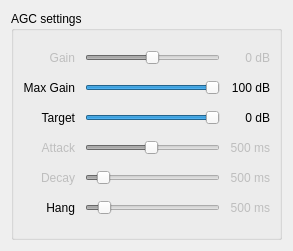
<?xml version="1.0" encoding="UTF-8"?>
<ui version="4.0">
 <class>CAgcOptions</class>
 <widget class="QDialog" name="CAgcOptions">
  <property name="geometry">
   <rect>
    <x>0</x>
    <y>0</y>
    <width>293</width>
    <height>251</height>
   </rect>
  </property>
  <property name="focusPolicy">
   <enum>Qt::StrongFocus</enum>
  </property>
  <property name="windowTitle">
   <string>AGC Settings</string>
  </property>
  <property name="windowIcon">
   <iconset resource="../../resources/icons.qrc">
    <normaloff>:/icons/icons/signal.svg</normaloff>:/icons/icons/signal.svg</iconset>
  </property>
  <layout class="QHBoxLayout" name="horizontalLayout">
   <item>
    <widget class="QGroupBox" name="groupBox">
     <property name="title">
      <string>AGC settings</string>
     </property>
     <layout class="QGridLayout" name="gridLayout">
      <property name="horizontalSpacing">
       <number>10</number>
      </property>
      <property name="verticalSpacing">
       <number>5</number>
      </property>
      <item row="3" column="0">
       <widget class="QLabel" name="targetLevelTitle">
        <property name="text">
         <string>Target</string>
        </property>
        <property name="alignment">
         <set>Qt::AlignRight|Qt::AlignTrailing|Qt::AlignVCenter</set>
        </property>
       </widget>
      </item>
      <item row="3" column="2">
       <widget class="QLabel" name="targetLevelLabel">
        <property name="text">
         <string>0 dB</string>
        </property>
        <property name="alignment">
         <set>Qt::AlignRight|Qt::AlignTrailing|Qt::AlignVCenter</set>
        </property>
       </widget>
      </item>
      <item row="5" column="0">
       <widget class="QLabel" name="decayTitle">
        <property name="enabled">
         <bool>false</bool>
        </property>
        <property name="text">
         <string>Decay</string>
        </property>
        <property name="alignment">
         <set>Qt::AlignRight|Qt::AlignTrailing|Qt::AlignVCenter</set>
        </property>
       </widget>
      </item>
      <item row="0" column="2">
       <widget class="QLabel" name="gainLabel">
        <property name="enabled">
         <bool>false</bool>
        </property>
        <property name="toolTip">
         <string>Manual gain. Used when AGC is switched off</string>
        </property>
        <property name="text">
         <string>0 dB</string>
        </property>
        <property name="alignment">
         <set>Qt::AlignRight|Qt::AlignTrailing|Qt::AlignVCenter</set>
        </property>
       </widget>
      </item>
      <item row="5" column="1">
       <widget class="QSlider" name="decaySlider">
        <property name="enabled">
         <bool>false</bool>
        </property>
        <property name="focusPolicy">
         <enum>Qt::StrongFocus</enum>
        </property>
        <property name="toolTip">
         <string>AGC decay time.  Time to change from min gain to max gain. Smaller gain changes are faster.</string>
        </property>
        <property name="minimum">
         <number>50</number>
        </property>
        <property name="maximum">
         <number>5000</number>
        </property>
        <property name="singleStep">
         <number>10</number>
        </property>
        <property name="pageStep">
         <number>50</number>
        </property>
        <property name="value">
         <number>500</number>
        </property>
        <property name="sliderPosition">
         <number>500</number>
        </property>
        <property name="orientation">
         <enum>Qt::Horizontal</enum>
        </property>
       </widget>
      </item>
      <item row="5" column="2">
       <widget class="QLabel" name="decayLabel">
        <property name="enabled">
         <bool>false</bool>
        </property>
        <property name="text">
         <string>500 ms</string>
        </property>
        <property name="alignment">
         <set>Qt::AlignRight|Qt::AlignTrailing|Qt::AlignVCenter</set>
        </property>
       </widget>
      </item>
      <item row="0" column="1">
       <widget class="QSlider" name="gainSlider">
        <property name="enabled">
         <bool>false</bool>
        </property>
        <property name="focusPolicy">
         <enum>Qt::StrongFocus</enum>
        </property>
        <property name="toolTip">
         <string>Manual gain. Used when AGC is switched off</string>
        </property>
        <property name="minimum">
         <number>-100</number>
        </property>
        <property name="maximum">
         <number>100</number>
        </property>
        <property name="orientation">
         <enum>Qt::Horizontal</enum>
        </property>
       </widget>
      </item>
      <item row="0" column="0">
       <widget class="QLabel" name="gainTitle">
        <property name="enabled">
         <bool>false</bool>
        </property>
        <property name="text">
         <string>Gain</string>
        </property>
        <property name="alignment">
         <set>Qt::AlignRight|Qt::AlignTrailing|Qt::AlignVCenter</set>
        </property>
       </widget>
      </item>
      <item row="6" column="0">
       <widget class="QLabel" name="hangTitle">
        <property name="text">
         <string>Hang</string>
        </property>
        <property name="alignment">
         <set>Qt::AlignRight|Qt::AlignTrailing|Qt::AlignVCenter</set>
        </property>
       </widget>
      </item>
      <item row="3" column="1">
       <widget class="QSlider" name="targetLevelSlider">
        <property name="focusPolicy">
         <enum>Qt::StrongFocus</enum>
        </property>
        <property name="toolTip">
         <string>Target output level.</string>
        </property>
        <property name="minimum">
         <number>-100</number>
        </property>
        <property name="maximum">
         <number>0</number>
        </property>
        <property name="value">
         <number>0</number>
        </property>
        <property name="orientation">
         <enum>Qt::Horizontal</enum>
        </property>
       </widget>
      </item>
      <item row="1" column="0">
       <widget class="QLabel" name="maxGainTitle">
        <property name="enabled">
         <bool>true</bool>
        </property>
        <property name="text">
         <string>Max Gain</string>
        </property>
        <property name="alignment">
         <set>Qt::AlignRight|Qt::AlignTrailing|Qt::AlignVCenter</set>
        </property>
       </widget>
      </item>
      <item row="1" column="1">
       <widget class="QSlider" name="maxGainSlider">
        <property name="enabled">
         <bool>true</bool>
        </property>
        <property name="focusPolicy">
         <enum>Qt::StrongFocus</enum>
        </property>
        <property name="toolTip">
         <string>Maximum automatic gain.</string>
        </property>
        <property name="minimum">
         <number>0</number>
        </property>
        <property name="maximum">
         <number>100</number>
        </property>
        <property name="value">
         <number>100</number>
        </property>
        <property name="orientation">
         <enum>Qt::Horizontal</enum>
        </property>
       </widget>
      </item>
      <item row="1" column="2">
       <widget class="QLabel" name="maxGainLabel">
        <property name="enabled">
         <bool>true</bool>
        </property>
        <property name="toolTip">
         <string>Manual gain. Used when AGC is switched off</string>
        </property>
        <property name="text">
         <string>100 dB</string>
        </property>
        <property name="alignment">
         <set>Qt::AlignRight|Qt::AlignTrailing|Qt::AlignVCenter</set>
        </property>
       </widget>
      </item>
      <item row="4" column="1">
       <widget class="QSlider" name="attackSlider">
        <property name="enabled">
         <bool>false</bool>
        </property>
        <property name="focusPolicy">
         <enum>Qt::StrongFocus</enum>
        </property>
        <property name="toolTip">
         <string>AGC attack time. Time to change from max gain to min gain. Smaller gain changes are faster.</string>
        </property>
        <property name="minimum">
         <number>20</number>
        </property>
        <property name="maximum">
         <number>1000</number>
        </property>
        <property name="singleStep">
         <number>10</number>
        </property>
        <property name="pageStep">
         <number>50</number>
        </property>
        <property name="value">
         <number>500</number>
        </property>
        <property name="sliderPosition">
         <number>500</number>
        </property>
        <property name="orientation">
         <enum>Qt::Horizontal</enum>
        </property>
       </widget>
      </item>
      <item row="4" column="0">
       <widget class="QLabel" name="attackTitle">
        <property name="enabled">
         <bool>false</bool>
        </property>
        <property name="text">
         <string>Attack</string>
        </property>
        <property name="alignment">
         <set>Qt::AlignRight|Qt::AlignTrailing|Qt::AlignVCenter</set>
        </property>
       </widget>
      </item>
      <item row="4" column="2">
       <widget class="QLabel" name="attackLabel">
        <property name="enabled">
         <bool>false</bool>
        </property>
        <property name="text">
         <string>500 ms</string>
        </property>
        <property name="alignment">
         <set>Qt::AlignRight|Qt::AlignTrailing|Qt::AlignVCenter</set>
        </property>
       </widget>
      </item>
      <item row="6" column="1">
       <widget class="QSlider" name="hangSlider">
        <property name="enabled">
         <bool>false</bool>
        </property>
        <property name="focusPolicy">
         <enum>Qt::StrongFocus</enum>
        </property>
        <property name="toolTip">
         <string>AGC hang time. Time to wait before trying to increase the gain after the peak.</string>
        </property>
        <property name="minimum">
         <number>0</number>
        </property>
        <property name="maximum">
         <number>5000</number>
        </property>
        <property name="singleStep">
         <number>10</number>
        </property>
        <property name="pageStep">
         <number>50</number>
        </property>
        <property name="value">
         <number>500</number>
        </property>
        <property name="sliderPosition">
         <number>500</number>
        </property>
        <property name="orientation">
         <enum>Qt::Horizontal</enum>
        </property>
       </widget>
      </item>
      <item row="6" column="2">
       <widget class="QLabel" name="hangLabel">
        <property name="enabled">
         <bool>false</bool>
        </property>
        <property name="text">
         <string>500 ms</string>
        </property>
        <property name="alignment">
         <set>Qt::AlignRight|Qt::AlignTrailing|Qt::AlignVCenter</set>
        </property>
       </widget>
      </item>
     </layout>
    </widget>
   </item>
  </layout>
 </widget>
 <tabstops>
  <tabstop>gainSlider</tabstop>
  <tabstop>targetLevelSlider</tabstop>
  <tabstop>decaySlider</tabstop>
 </tabstops>
 <resources>
  <include location="../../resources/icons.qrc"/>
 </resources>
 <connections/>
</ui>
